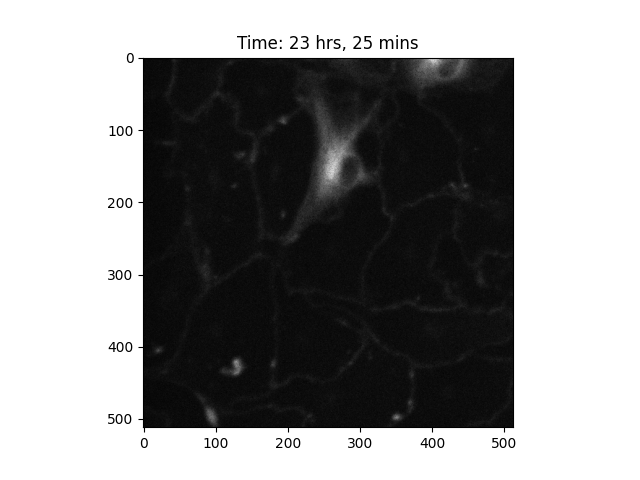
#> input picture cellsmap/analyses/figs/crops_281.png, 640 x 480 px
$ python -i initial_test_cadherin.py   (imports and definitions only)
#> lines starting #> are read from the running program, lines starting #| are printed output that depends on the picture
import numpy as np
from matplotlib import pyplot as plt
from scipy.ndimage import distance_transform_edt
from skimage import filters
from skimage import segmentation
from skimage.restoration import rolling_ball
from skimage.feature import peak_local_max
from skimage import measure
from skimage import color
from skimage import morphology
from skimage.exposure import rescale_intensity
from pathlib import Path
from bioio.writers import OmeTiffWriter
from bioio import BioImage

from cellsmap.util import load_dataset
from cellsmap.util import extract_key_from_config


def get_dim_map(dim_order: str):

#> further down, picture is the input picture: shape (480, 640); min 0, max 255, mean 147.2
    dims = [a for a in dim_order]
    dim_nums = tuple(range(len(dims)))
    dim_map = dict(zip(dims, dim_nums))

    return dim_map# -> tuple(int)


# [33 lines left out: functions preprocess, get_noodly_regions, not called in this run]


def get_watershed_seeds_and_basins(binary_img_arr, min_dist=50):
#> called with min_dist = 50
    dist = distance_transform_edt(binary_img_arr)
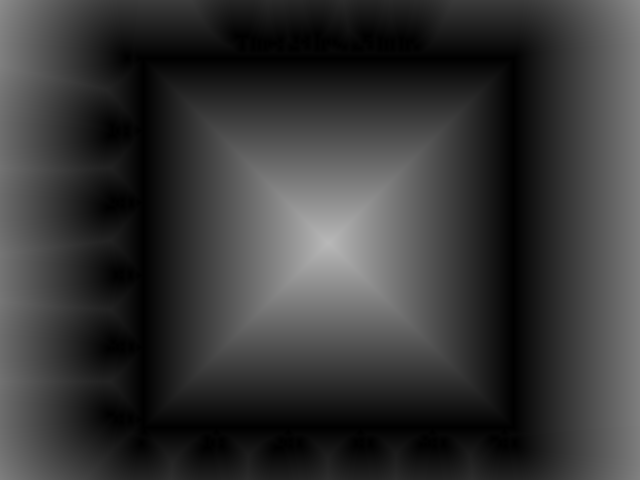
#> dist: shape (480, 640) float64; min 0, max 184, mean 54.6
    dist_labels = measure.label(binary_img_arr)
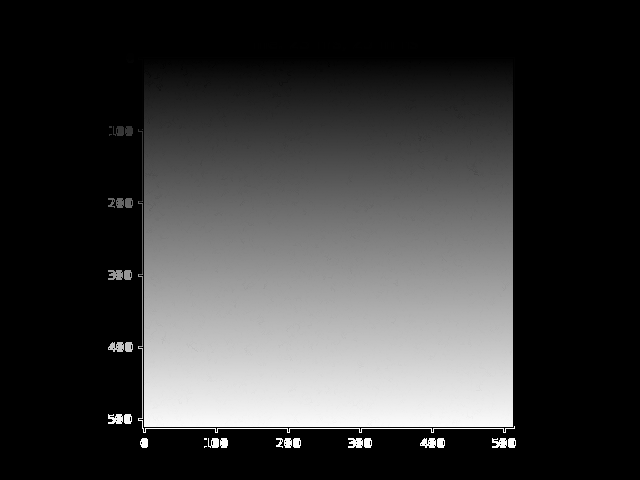
#> dist_labels: shape (480, 640) int64; min 0, max 76224, mean 17600.3; drawn with min black and max white
    basins = 1 - rescale_intensity(dist, out_range=(0,1))
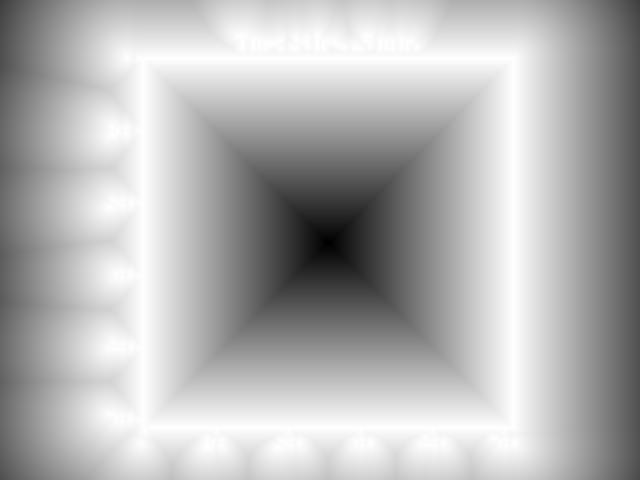
#> basins: shape (480, 640) float64; min 0, max 1, mean 0.703
    peaks = peak_local_max(dist, min_distance=min_dist, labels=dist_labels, exclude_border=False)
#> peaks = 76270 pairs, first value 0 to 479, second value 0 to 639
    peaks_arr = np.zeros(binary_img_arr.shape, dtype=binary_img_arr.dtype)
    peaks_arr[tuple(zip(*peaks))] = 1

    peaks_arr = morphology.binary_dilation(peaks_arr, footprint=morphology.disk(5))

    seeds = measure.label(peaks_arr)

    return seeds, basins


# [19 lines left out: function clean_labeled_img, not called in this run]


IS_TEST = True
DIM_ORDER = 'TYX' # 'TCZYX'
DIM_MAP = get_dim_map(DIM_ORDER)
SCT_NAME = Path(__file__).stem

movie_name = 'cdh5_path'
img_bin = 0
# [1 line that did not run here, left out]


prj_dir = Path('//allen/aics/assay-dev/users/Serge/')
# [1 line not run here, left out]
out_dir = prj_dir / f'cellsmap_out/{SCT_NAME}'
# [1 line not run here, left out]

# [1 line that did not run here, left out]
# [10 lines that did not run here, left out]

# [89 lines not run here, left out]


# [66 lines of commented-out code are left out]

>>> import cv2
>>> picture = cv2.imread('../analyses/figs/crops_281.png', cv2.IMREAD_GRAYSCALE)
>>> result = get_watershed_seeds_and_basins(picture)
